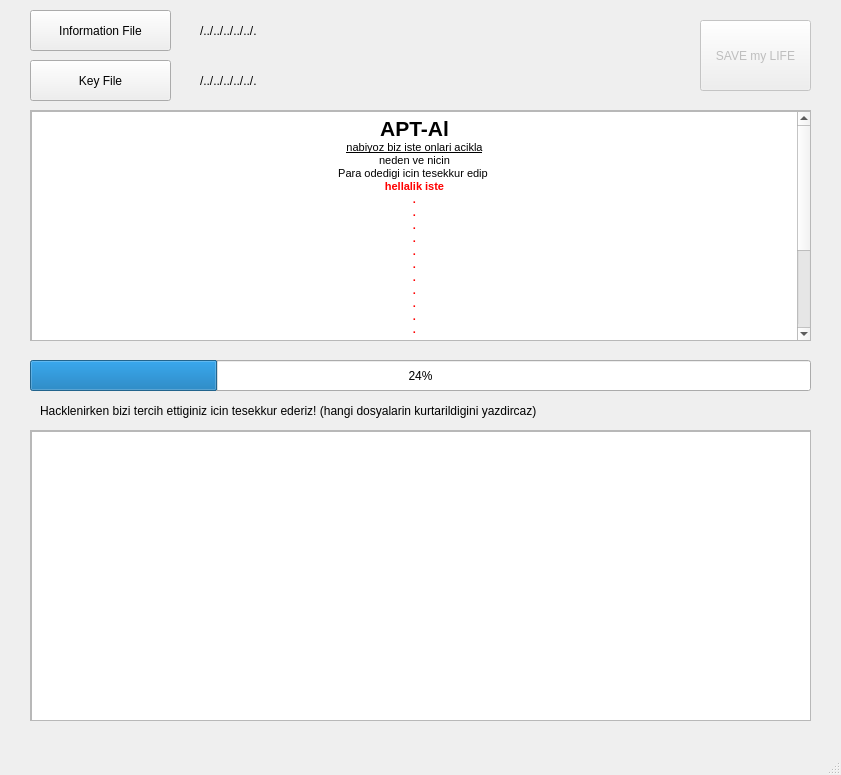
<?xml version="1.0" encoding="UTF-8"?>
<ui version="4.0">
 <class>MainWindow</class>
 <widget class="QMainWindow" name="MainWindow">
  <property name="geometry">
   <rect>
    <x>0</x>
    <y>0</y>
    <width>841</width>
    <height>775</height>
   </rect>
  </property>
  <property name="windowTitle">
   <string>MainWindow</string>
  </property>
  <widget class="QWidget" name="centralwidget">
   <property name="enabled">
    <bool>true</bool>
   </property>
   <property name="sizePolicy">
    <sizepolicy hsizetype="Fixed" vsizetype="Fixed">
     <horstretch>0</horstretch>
     <verstretch>0</verstretch>
    </sizepolicy>
   </property>
   <property name="autoFillBackground">
    <bool>false</bool>
   </property>
   <widget class="QPushButton" name="pushButton">
    <property name="geometry">
     <rect>
      <x>30</x>
      <y>10</y>
      <width>141</width>
      <height>41</height>
     </rect>
    </property>
    <property name="text">
     <string>Information File</string>
    </property>
   </widget>
   <widget class="QLabel" name="label">
    <property name="geometry">
     <rect>
      <x>200</x>
      <y>20</y>
      <width>481</width>
      <height>21</height>
     </rect>
    </property>
    <property name="text">
     <string>/../../../../../.</string>
    </property>
   </widget>
   <widget class="QPushButton" name="pushButton_2">
    <property name="geometry">
     <rect>
      <x>30</x>
      <y>60</y>
      <width>141</width>
      <height>41</height>
     </rect>
    </property>
    <property name="text">
     <string>Key File</string>
    </property>
   </widget>
   <widget class="QLabel" name="label_2">
    <property name="geometry">
     <rect>
      <x>200</x>
      <y>70</y>
      <width>481</width>
      <height>21</height>
     </rect>
    </property>
    <property name="text">
     <string>/../../../../../.</string>
    </property>
   </widget>
   <widget class="QPushButton" name="pushButton_3">
    <property name="enabled">
     <bool>false</bool>
    </property>
    <property name="geometry">
     <rect>
      <x>700</x>
      <y>20</y>
      <width>111</width>
      <height>71</height>
     </rect>
    </property>
    <property name="text">
     <string>SAVE my LIFE</string>
    </property>
   </widget>
   <widget class="QProgressBar" name="progressBar">
    <property name="geometry">
     <rect>
      <x>30</x>
      <y>360</y>
      <width>781</width>
      <height>31</height>
     </rect>
    </property>
    <property name="value">
     <number>24</number>
    </property>
   </widget>
   <widget class="QScrollArea" name="scrollArea">
    <property name="geometry">
     <rect>
      <x>30</x>
      <y>110</y>
      <width>781</width>
      <height>231</height>
     </rect>
    </property>
    <property name="widgetResizable">
     <bool>true</bool>
    </property>
    <widget class="QWidget" name="scrollAreaWidgetContents">
     <property name="geometry">
      <rect>
       <x>0</x>
       <y>0</y>
       <width>779</width>
       <height>229</height>
      </rect>
     </property>
     <widget class="QTextBrowser" name="textBrowser">
      <property name="geometry">
       <rect>
        <x>0</x>
        <y>0</y>
        <width>781</width>
        <height>231</height>
       </rect>
      </property>
      <property name="html">
       <string>&lt;!DOCTYPE HTML PUBLIC &quot;-//W3C//DTD HTML 4.0//EN&quot; &quot;http://www.w3.org/TR/REC-html40/strict.dtd&quot;&gt;
&lt;html&gt;&lt;head&gt;&lt;meta name=&quot;qrichtext&quot; content=&quot;1&quot; /&gt;&lt;style type=&quot;text/css&quot;&gt;
p, li { white-space: pre-wrap; }
&lt;/style&gt;&lt;/head&gt;&lt;body style=&quot; font-family:'MS Shell Dlg 2'; font-size:8.25pt; font-weight:400; font-style:normal;&quot;&gt;
&lt;p align=&quot;center&quot; style=&quot; margin-top:0px; margin-bottom:0px; margin-left:0px; margin-right:0px; -qt-block-indent:0; text-indent:0px;&quot;&gt;&lt;span style=&quot; font-size:16pt; font-weight:600;&quot;&gt;APT-Al&lt;/span&gt;&lt;/p&gt;
&lt;p align=&quot;center&quot; style=&quot; margin-top:0px; margin-bottom:0px; margin-left:0px; margin-right:0px; -qt-block-indent:0; text-indent:0px;&quot;&gt;&lt;span style=&quot; text-decoration: underline;&quot;&gt;nabiyoz biz iste onlari acikla&lt;/span&gt;&lt;/p&gt;
&lt;p align=&quot;center&quot; style=&quot; margin-top:0px; margin-bottom:0px; margin-left:0px; margin-right:0px; -qt-block-indent:0; text-indent:0px;&quot;&gt;neden ve nicin&lt;/p&gt;
&lt;p align=&quot;center&quot; style=&quot; margin-top:0px; margin-bottom:0px; margin-left:0px; margin-right:0px; -qt-block-indent:0; text-indent:0px;&quot;&gt;Para odedigi icin tesekkur edip &lt;/p&gt;
&lt;p align=&quot;center&quot; style=&quot; margin-top:0px; margin-bottom:0px; margin-left:0px; margin-right:0px; -qt-block-indent:0; text-indent:0px;&quot;&gt;&lt;span style=&quot; font-weight:600; color:#ff0000;&quot;&gt;hellalik iste&lt;/span&gt;&lt;/p&gt;
&lt;p align=&quot;center&quot; style=&quot; margin-top:0px; margin-bottom:0px; margin-left:0px; margin-right:0px; -qt-block-indent:0; text-indent:0px;&quot;&gt;&lt;span style=&quot; font-weight:600; color:#ff0000;&quot;&gt;.&lt;/span&gt;&lt;/p&gt;
&lt;p align=&quot;center&quot; style=&quot; margin-top:0px; margin-bottom:0px; margin-left:0px; margin-right:0px; -qt-block-indent:0; text-indent:0px;&quot;&gt;&lt;span style=&quot; font-weight:600; color:#ff0000;&quot;&gt;.&lt;/span&gt;&lt;/p&gt;
&lt;p align=&quot;center&quot; style=&quot; margin-top:0px; margin-bottom:0px; margin-left:0px; margin-right:0px; -qt-block-indent:0; text-indent:0px;&quot;&gt;&lt;span style=&quot; font-weight:600; color:#ff0000;&quot;&gt;.&lt;/span&gt;&lt;/p&gt;
&lt;p align=&quot;center&quot; style=&quot; margin-top:0px; margin-bottom:0px; margin-left:0px; margin-right:0px; -qt-block-indent:0; text-indent:0px;&quot;&gt;&lt;span style=&quot; font-weight:600; color:#ff0000;&quot;&gt;.&lt;/span&gt;&lt;/p&gt;
&lt;p align=&quot;center&quot; style=&quot; margin-top:0px; margin-bottom:0px; margin-left:0px; margin-right:0px; -qt-block-indent:0; text-indent:0px;&quot;&gt;&lt;span style=&quot; font-weight:600; color:#ff0000;&quot;&gt;.&lt;/span&gt;&lt;/p&gt;
&lt;p align=&quot;center&quot; style=&quot; margin-top:0px; margin-bottom:0px; margin-left:0px; margin-right:0px; -qt-block-indent:0; text-indent:0px;&quot;&gt;&lt;span style=&quot; font-weight:600; color:#ff0000;&quot;&gt;.&lt;/span&gt;&lt;/p&gt;
&lt;p align=&quot;center&quot; style=&quot; margin-top:0px; margin-bottom:0px; margin-left:0px; margin-right:0px; -qt-block-indent:0; text-indent:0px;&quot;&gt;&lt;span style=&quot; font-weight:600; color:#ff0000;&quot;&gt;.&lt;/span&gt;&lt;/p&gt;
&lt;p align=&quot;center&quot; style=&quot; margin-top:0px; margin-bottom:0px; margin-left:0px; margin-right:0px; -qt-block-indent:0; text-indent:0px;&quot;&gt;&lt;span style=&quot; font-weight:600; color:#ff0000;&quot;&gt;.&lt;/span&gt;&lt;/p&gt;
&lt;p align=&quot;center&quot; style=&quot; margin-top:0px; margin-bottom:0px; margin-left:0px; margin-right:0px; -qt-block-indent:0; text-indent:0px;&quot;&gt;&lt;span style=&quot; font-weight:600; color:#ff0000;&quot;&gt;.&lt;/span&gt;&lt;/p&gt;
&lt;p align=&quot;center&quot; style=&quot; margin-top:0px; margin-bottom:0px; margin-left:0px; margin-right:0px; -qt-block-indent:0; text-indent:0px;&quot;&gt;&lt;span style=&quot; font-weight:600; color:#ff0000;&quot;&gt;.&lt;/span&gt;&lt;/p&gt;
&lt;p align=&quot;center&quot; style=&quot; margin-top:0px; margin-bottom:0px; margin-left:0px; margin-right:0px; -qt-block-indent:0; text-indent:0px;&quot;&gt;&lt;span style=&quot; font-weight:600; color:#ff0000;&quot;&gt;.&lt;/span&gt;&lt;/p&gt;
&lt;p align=&quot;center&quot; style=&quot; margin-top:0px; margin-bottom:0px; margin-left:0px; margin-right:0px; -qt-block-indent:0; text-indent:0px;&quot;&gt;&lt;span style=&quot; font-weight:600; color:#ff0000;&quot;&gt;.&lt;/span&gt;&lt;/p&gt;
&lt;p align=&quot;center&quot; style=&quot; margin-top:0px; margin-bottom:0px; margin-left:0px; margin-right:0px; -qt-block-indent:0; text-indent:0px;&quot;&gt;&lt;span style=&quot; font-weight:600; color:#ff0000;&quot;&gt;.&lt;/span&gt;&lt;/p&gt;
&lt;p align=&quot;center&quot; style=&quot; margin-top:0px; margin-bottom:0px; margin-left:0px; margin-right:0px; -qt-block-indent:0; text-indent:0px;&quot;&gt;&lt;span style=&quot; font-weight:600; color:#ff0000;&quot;&gt;.&lt;/span&gt;&lt;/p&gt;
&lt;p align=&quot;center&quot; style=&quot; margin-top:0px; margin-bottom:0px; margin-left:0px; margin-right:0px; -qt-block-indent:0; text-indent:0px;&quot;&gt;&lt;span style=&quot; font-weight:600; color:#ff0000;&quot;&gt;.&lt;/span&gt;&lt;/p&gt;
&lt;p align=&quot;center&quot; style=&quot; margin-top:0px; margin-bottom:0px; margin-left:0px; margin-right:0px; -qt-block-indent:0; text-indent:0px;&quot;&gt;&lt;span style=&quot; font-weight:600; color:#ff0000;&quot;&gt;.&lt;/span&gt;&lt;/p&gt;
&lt;p align=&quot;center&quot; style=&quot; margin-top:0px; margin-bottom:0px; margin-left:0px; margin-right:0px; -qt-block-indent:0; text-indent:0px;&quot;&gt;&lt;span style=&quot; font-weight:600; color:#ff0000;&quot;&gt;.&lt;/span&gt;&lt;/p&gt;
&lt;p align=&quot;center&quot; style=&quot; margin-top:0px; margin-bottom:0px; margin-left:0px; margin-right:0px; -qt-block-indent:0; text-indent:0px;&quot;&gt;&lt;span style=&quot; font-weight:600; color:#ff0000;&quot;&gt;.&lt;/span&gt;&lt;/p&gt;
&lt;p align=&quot;center&quot; style=&quot; margin-top:0px; margin-bottom:0px; margin-left:0px; margin-right:0px; -qt-block-indent:0; text-indent:0px;&quot;&gt;&lt;span style=&quot; font-weight:600; color:#ff0000;&quot;&gt;.&lt;/span&gt;&lt;/p&gt;
&lt;p align=&quot;center&quot; style=&quot; margin-top:0px; margin-bottom:0px; margin-left:0px; margin-right:0px; -qt-block-indent:0; text-indent:0px;&quot;&gt;&lt;span style=&quot; font-weight:600; color:#ff0000;&quot;&gt;.&lt;/span&gt;&lt;/p&gt;
&lt;p align=&quot;center&quot; style=&quot; margin-top:0px; margin-bottom:0px; margin-left:0px; margin-right:0px; -qt-block-indent:0; text-indent:0px;&quot;&gt;&lt;span style=&quot; font-weight:600; color:#ff0000;&quot;&gt;.&lt;/span&gt;&lt;/p&gt;
&lt;p align=&quot;center&quot; style=&quot; margin-top:0px; margin-bottom:0px; margin-left:0px; margin-right:0px; -qt-block-indent:0; text-indent:0px;&quot;&gt;&lt;span style=&quot; font-weight:600; color:#ff0000;&quot;&gt;.&lt;/span&gt;&lt;/p&gt;&lt;/body&gt;&lt;/html&gt;</string>
      </property>
     </widget>
    </widget>
   </widget>
   <widget class="QScrollArea" name="scrollArea_2">
    <property name="geometry">
     <rect>
      <x>30</x>
      <y>430</y>
      <width>781</width>
      <height>291</height>
     </rect>
    </property>
    <property name="widgetResizable">
     <bool>true</bool>
    </property>
    <widget class="QWidget" name="scrollAreaWidgetContents_2">
     <property name="geometry">
      <rect>
       <x>0</x>
       <y>0</y>
       <width>779</width>
       <height>289</height>
      </rect>
     </property>
     <widget class="QListWidget" name="listWidget">
      <property name="geometry">
       <rect>
        <x>0</x>
        <y>0</y>
        <width>781</width>
        <height>291</height>
       </rect>
      </property>
     </widget>
    </widget>
   </widget>
   <widget class="QLabel" name="label_3">
    <property name="geometry">
     <rect>
      <x>40</x>
      <y>400</y>
      <width>841</width>
      <height>21</height>
     </rect>
    </property>
    <property name="text">
     <string>Hacklenirken bizi tercih ettiginiz icin tesekkur ederiz! (hangi dosyalarin kurtarildigini yazdircaz)</string>
    </property>
   </widget>
  </widget>
  <widget class="QMenuBar" name="menubar">
   <property name="geometry">
    <rect>
     <x>0</x>
     <y>0</y>
     <width>841</width>
     <height>21</height>
    </rect>
   </property>
  </widget>
  <widget class="QStatusBar" name="statusbar"/>
 </widget>
 <resources/>
 <connections/>
</ui>
